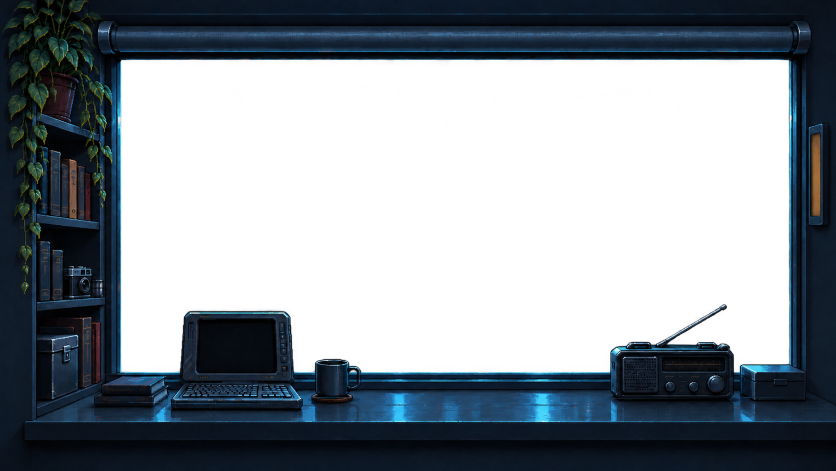
#> input picture art_src/layers nightcity/room.png, 1672 x 941 px, found by its file name (shown at 1/2 size)
$ python make_light.py
#> lines starting #> are read from the running program, lines starting #| are printed output that depends on the picture; after the words box and inside, x2 and y2 are one past the last pixel; in counts of white or black regions, pixels touching at a corner belong together
# Карты света комнаты: masks/room_nrm.png (rg — псевдонормаль из яркости (собель), b — блеск),
# masks/room_emit.png (r — левая лампа-цилиндр, g — правая янтарная панель). Запуск: .venv/bin/python tools/make_light.py
from PIL import Image; import numpy as np; from scipy import ndimage as ndi
a = np.asarray(Image.open('public/layers/room.png')).astype(np.float32) / 255
rgb, al = a[..., :3], a[..., 3]; H, W = al.shape
#> after `H, W = al.shape`: H = 941; W = 1672
lum = rgb @ np.array([.299, .587, .114], np.float32)
h = ndi.gaussian_filter(lum, 1.2) * (al > .5)
gx = ndi.sobel(h, 1); gy = ndi.sobel(h, 0); s = 3.0
#> after `gy = ndi.sobel(h, 0)`:
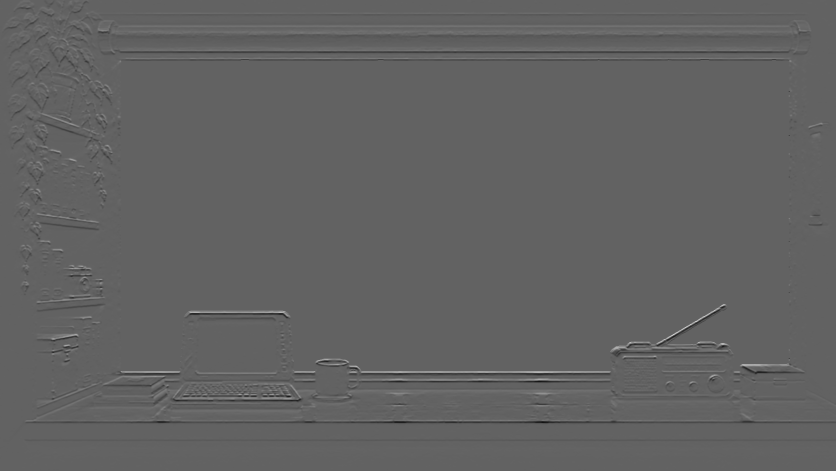
#> gy: shape (941, 1672) float32 (shown at 1/2 size); min -1.72, max 2.73, mean 3.73e-05; drawn with min black and max white
n = np.dstack([-gx * s, -gy * s, np.ones_like(h)]); n /= np.linalg.norm(n, axis=2, keepdims=True)
#> after `n /= np.linalg.norm(n, axis=2, keepdims=True)`:
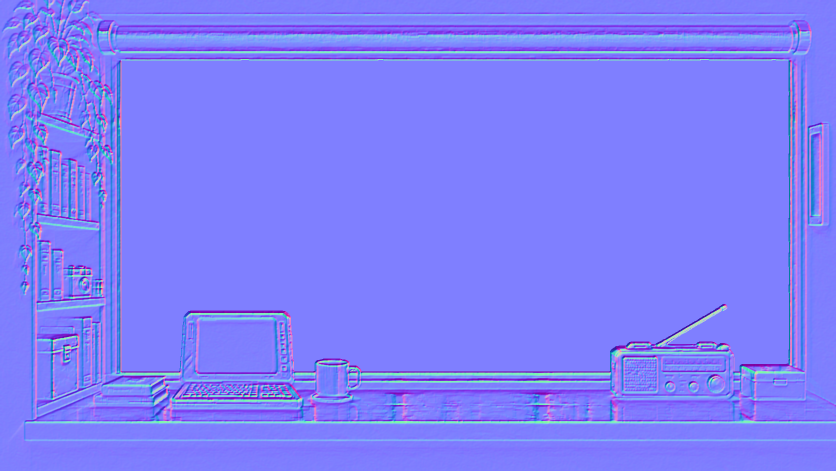
#> n: shape (941, 1672, 3) float32 (shown at 1/2 size); mean of channels 0, 1, 2 -0.00157, -0.00127, 0.965; drawn with min black and max white
mx, mn = rgb.max(-1), rgb.min(-1); sat = (mx - mn) / (mx + 1e-4)
#> after `sat = (mx - mn) / (mx + 0.0001)`:
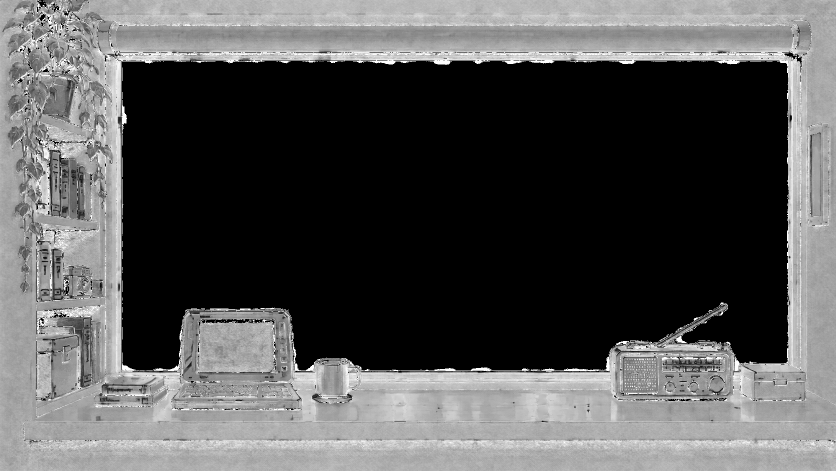
#> sat: shape (941, 1672) float32 (shown at 1/2 size); min 0, max 1, mean 0.336
edge = np.hypot(ndi.sobel(lum, 1), ndi.sobel(lum, 0))
gloss = np.clip((lum - .12) * 2.5, 0, 1) * np.clip(1.2 - sat * 1.5, 0, 1) * 0.6 + np.clip(edge * 1.5, 0, .4)
gloss[(al < .5)] = 0
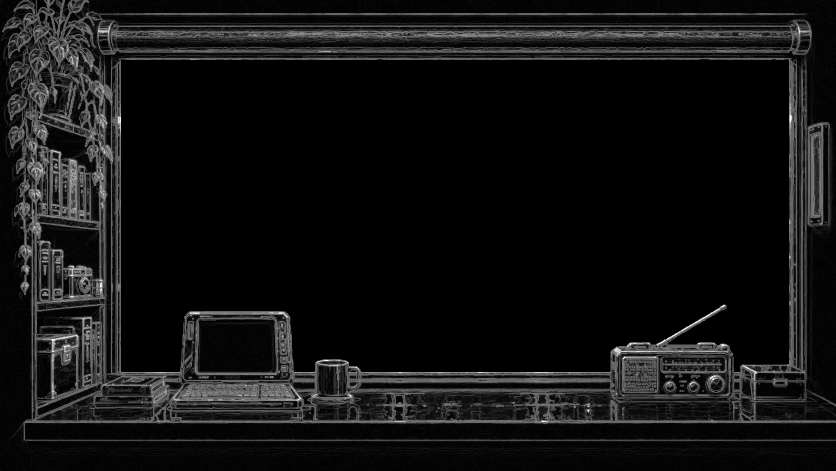
#> gloss: shape (941, 1672) float32 (shown at 1/2 size); min 0, max 1, mean 0.0723
nrm = np.dstack([(n[..., 0] * .5 + .5), (n[..., 1] * .5 + .5), np.clip(gloss, 0, 1)])
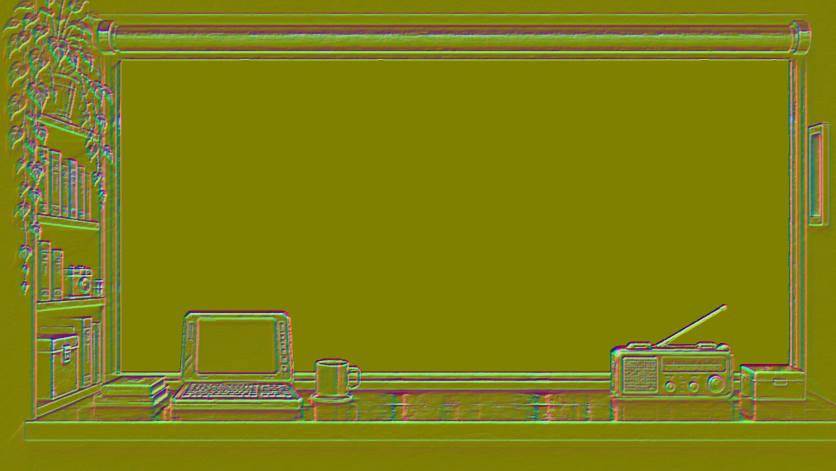
#> nrm: shape (941, 1672, 3) float32 (shown at 1/2 size); mean of channels 0, 1, 2 0.499, 0.5, 0.0723; drawn as R, G, B
Image.fromarray((nrm * 255).astype(np.uint8)).save('public/layers/masks/room_nrm.png', optimize=True)
emit = np.zeros((H, W, 3), np.uint8)
yy, xx = np.mgrid[0:H, 0:W]
left = ((xx >= 182) & (xx <= 206) & (yy >= 557) & (yy <= 594) & (al > .5))
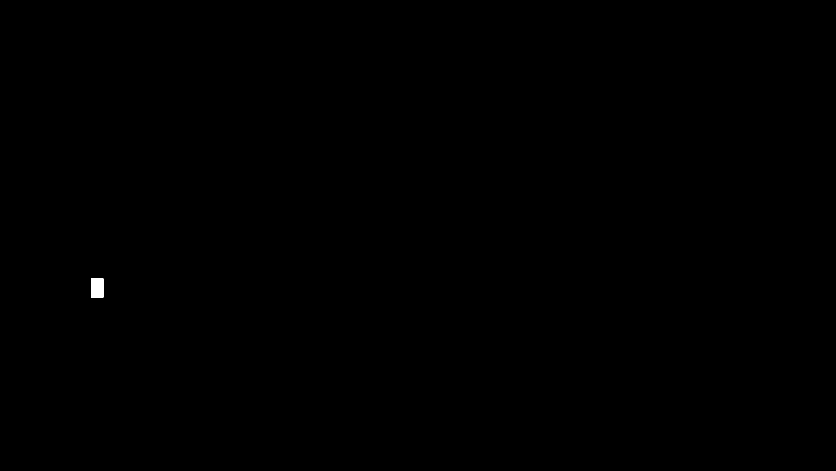
#> left: shape (941, 1672) bool (shown at 1/2 size); 0.06% white; 1 white region, box (x1, y1, x2, y2) and area: (182, 557, 207, 595) 950
r, g, b = rgb[..., 0], rgb[..., 1], rgb[..., 2]
right = (xx >= 1615) & (xx <= 1650) & (yy >= 262) & (yy <= 440) & (r > g + .07) & (g > b + .05) & (al > .5)
#> right: shape (941, 1672) bool; 0.17% white; 1 white region, box (x1, y1, x2, y2) and area: (1624, 267, 1641, 432) 2611
right = ndi.binary_closing(right, np.ones((3, 3), bool))
#> right: shape (941, 1672) bool; 0.17% white; 1 white region, box (x1, y1, x2, y2) and area: (1624, 267, 1641, 432) 2616
emit[..., 0] = left * 255; emit[..., 1] = right * 255
#> after `emit[..., 1] = right * 255`:
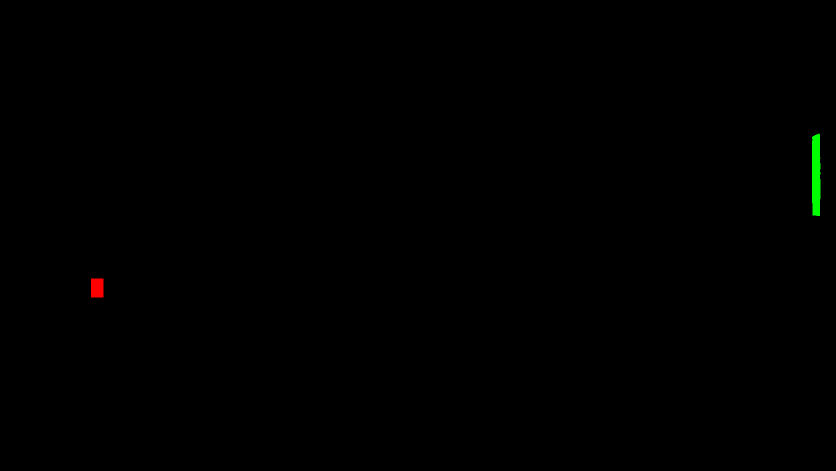
#> emit: shape (941, 1672, 3) (shown at 1/2 size); mean of channels 0, 1, 2 0.2, 0.4, 0; drawn as R, G, B
Image.fromarray(emit).save('public/layers/masks/room_emit.png', optimize=True)
print('left px', int(left.sum()), 'right px', int(right.sum()))
#| left px 950 right px 2616

$ run again, with art_src/layers nightcity/clouds_1.png copied over art_src/layers nightcity/room.png
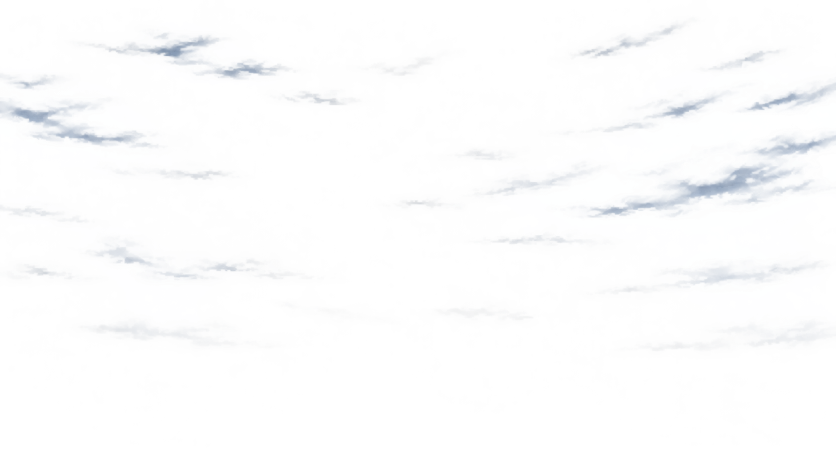
#> input picture art_src/layers nightcity/clouds_1.png, 1672 x 941 px, found by its file name (shown at 1/2 size)
#> `nrm = np.dstack([(n[..., 0] * .5 + .5), (n[..., 1] * .5 + .5), np.clip..`:
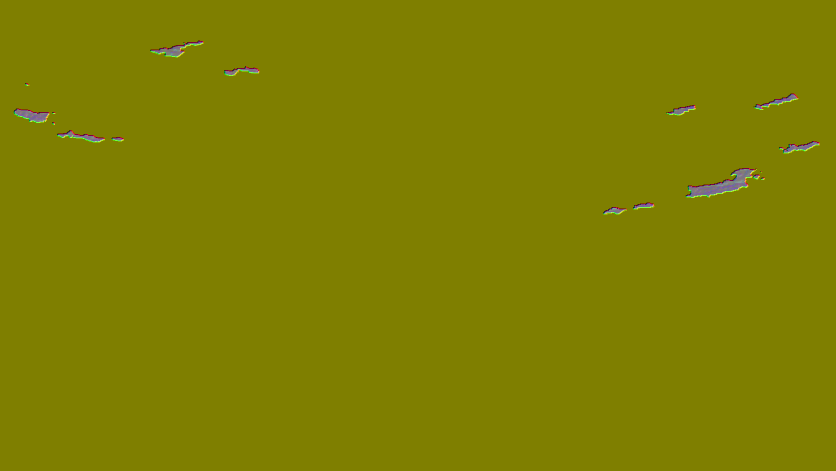
#> nrm: shape (941, 1672, 3) float32 (shown at 1/2 size); mean of channels 0, 1, 2 0.5, 0.5, 0.00307; drawn as R, G, B
#> left: shape (941, 1672) bool; every value is 0
#> `r, g, b = rgb[..., 0], rgb[..., 1], rgb[..., 2]`:
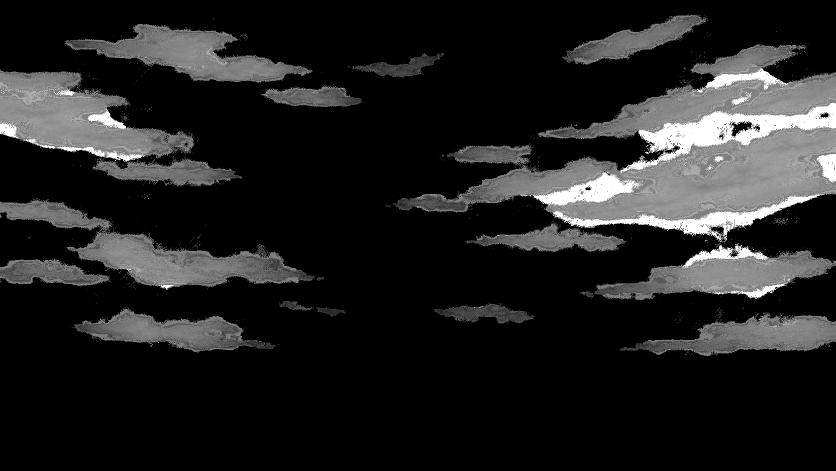
#> g: shape (941, 1672) float32 (shown at 1/2 size); min 0, max 1, mean 0.13
#> emit: shape (941, 1672, 3); every value is 0
#| left px 0 right px 0

$ run again, with art_src/layers nightcity/clouds_2.png copied over art_src/layers nightcity/room.png
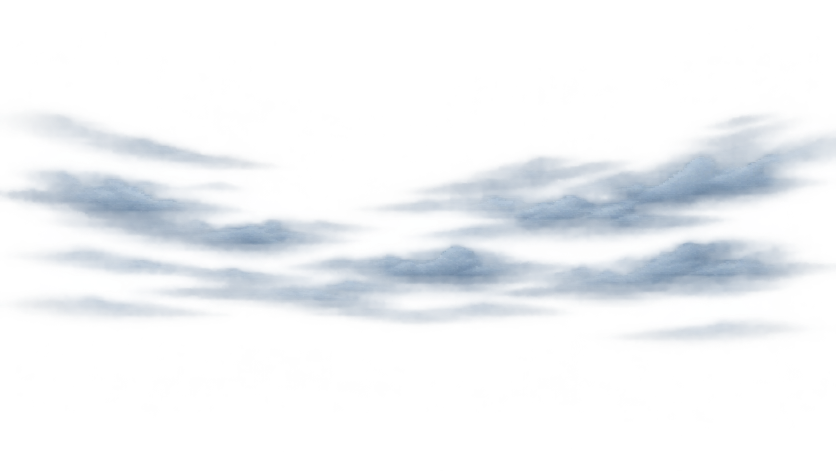
#> input picture art_src/layers nightcity/clouds_2.png, 1672 x 941 px, found by its file name (shown at 1/2 size)
#> `gloss = np.clip((lum - .12) * 2.5, 0, 1) * np.clip(1.2 - sat * 1.5, 0,..`:
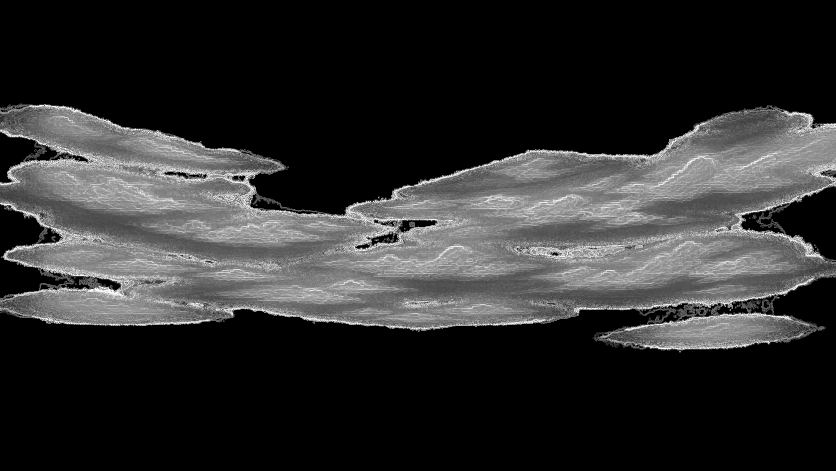
#> gloss: shape (941, 1672) float32 (shown at 1/2 size); min 0, max 1, mean 0.181
#> `nrm = np.dstack([(n[..., 0] * .5 + .5), (n[..., 1] * .5 + .5), np.clip..`:
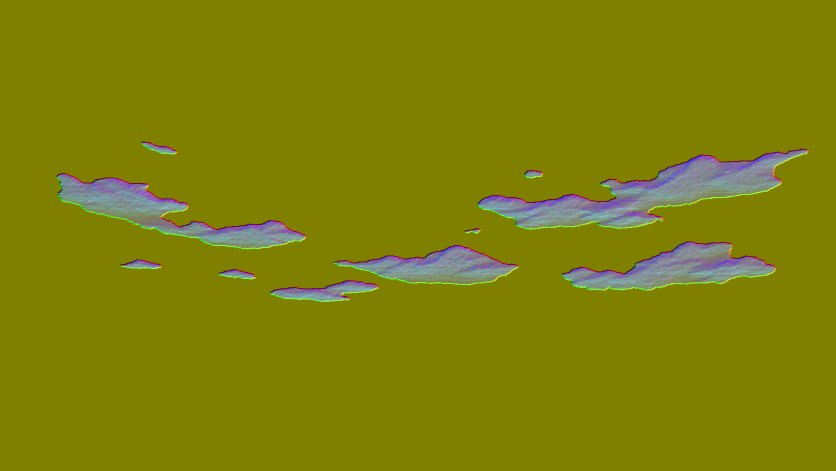
#> nrm: shape (941, 1672, 3) float32 (shown at 1/2 size); mean of channels 0, 1, 2 0.5, 0.502, 0.0401; drawn as R, G, B
#> left: shape (941, 1672) bool; every value is 0
#> emit: shape (941, 1672, 3); every value is 0
#| left px 0 right px 0

$ run again, with art_src/layers nightcity/clouds_3.png copied over art_src/layers nightcity/room.png
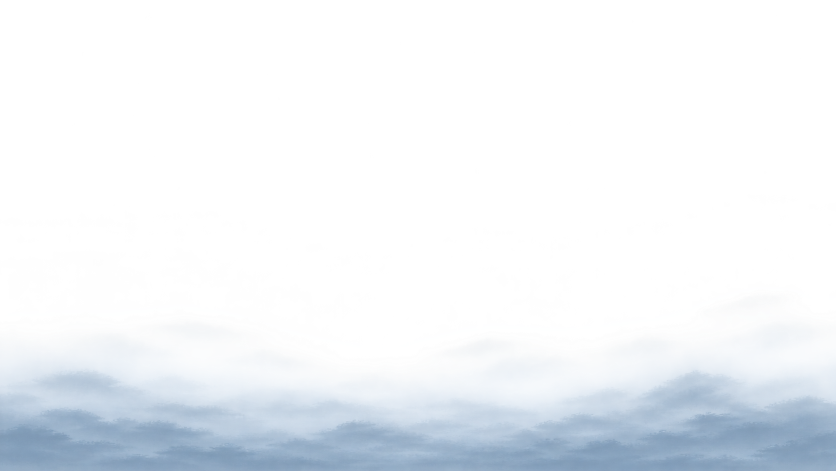
#> input picture art_src/layers nightcity/clouds_3.png, 1672 x 941 px, found by its file name (shown at 1/2 size)
#> `nrm = np.dstack([(n[..., 0] * .5 + .5), (n[..., 1] * .5 + .5), np.clip..`:
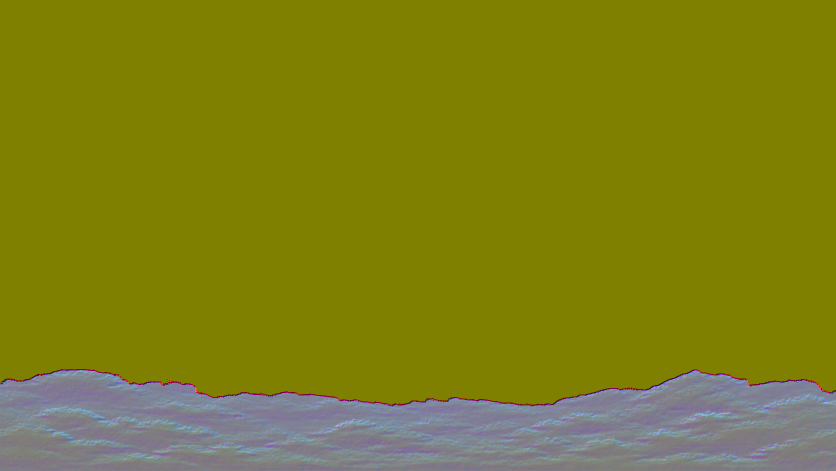
#> nrm: shape (941, 1672, 3) float32 (shown at 1/2 size); mean of channels 0, 1, 2 0.5, 0.501, 0.0977; drawn as R, G, B
#> left: shape (941, 1672) bool; every value is 0
#> emit: shape (941, 1672, 3); every value is 0
#| left px 0 right px 0
